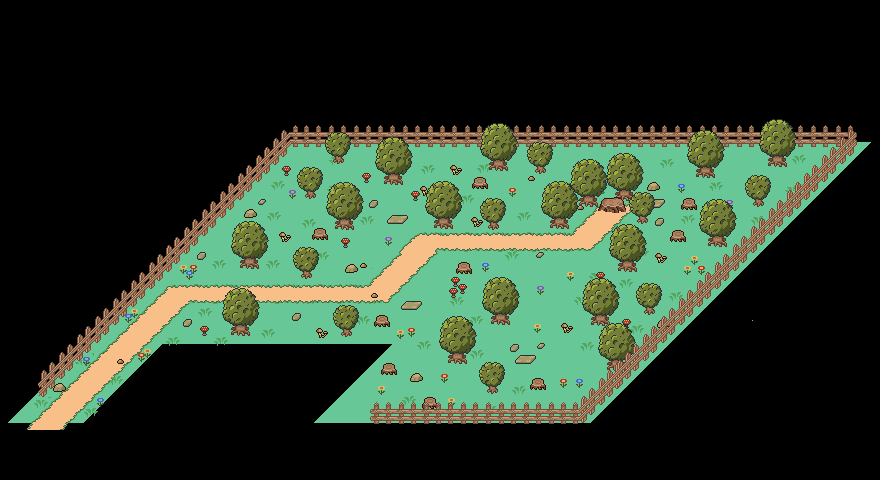

Tiled map render using the project's own tile images. Description and the map definition, with tile-layer contents summarised, below:
An orthogonal 55x30 tile map with 16x16 px tiles, 37 tile layers (Tree10, Stump1, Stump2, Stump3, ...), 2 image layers.

<map version="1.10" tiledversion="1.11.2" orientation="orthogonal" renderorder="right-down" width="55" height="30" tilewidth="16" tileheight="16" infinite="0" nextlayerid="50" nextobjectid="1">
 <editorsettings>
  <export target="../../OneDrive/Документы/Forest.tmx" format="tmx" />
 </editorsettings>
 <tileset firstgid="1" source="forest.tsx" />
 <imagelayer id="49" name="Bg" offsetx="-608" offsety="0">
  <image source="garden_map2.png" width="1557" height="541" />
 </imagelayer>
 <layer id="18" name="Tree10" width="55" height="30" offsetx="375" offsety="-143">
  <data>[1650 cells, 12 non-empty, 12 distinct tile ids]</data>
 </layer>
 <group id="37" name="Stumps">
  <layer id="38" name="Stump1" width="55" height="30" offsetx="3" offsety="-2">
   <data>[1650 cells, 4 non-empty, 4 distinct tile ids]</data>
  </layer>
  <layer id="39" name="Stump2" width="55" height="30" offsetx="163.333" offsety="-53">
   <data>[1650 cells, 4 non-empty, 4 distinct tile ids]</data>
  </layer>
  <layer id="40" name="Stump3" width="55" height="30" offsetx="147.333" offsety="32.6667">
   <data>[1650 cells, 4 non-empty, 4 distinct tile ids]</data>
  </layer>
  <layer id="41" name="Stump4" width="55" height="30" offsetx="65.3333" offsety="85">
   <data>[1650 cells, 4 non-empty, 4 distinct tile ids]</data>
  </layer>
  <layer id="42" name="Stump5" width="55" height="30" offsetx="72" offsety="133.333">
   <data>[1650 cells, 4 non-empty, 4 distinct tile ids]</data>
  </layer>
  <layer id="43" name="Stump6" width="55" height="30" offsetx="113" offsety="167">
   <data>[1650 cells, 4 non-empty, 4 distinct tile ids]</data>
  </layer>
  <layer id="44" name="Stump7" width="55" height="30" offsetx="221.333" offsety="148.333">
   <data>[1650 cells, 4 non-empty, 4 distinct tile ids]</data>
  </layer>
  <layer id="45" name="Stump8" width="55" height="30" offsetx="361" offsety="-5.68434e-14">
   <data>[1650 cells, 4 non-empty, 4 distinct tile ids]</data>
  </layer>
  <layer id="46" name="Stump9" width="55" height="30" offsetx="372.333" offsety="-32">
   <data>[1650 cells, 4 non-empty, 4 distinct tile ids]</data>
  </layer>
  <layer id="47" name="BigStump" width="55" height="30" offsetx="372.879" offsety="-39.0909">
   <data>[1650 cells, 4 non-empty, 4 distinct tile ids]</data>
  </layer>
 </group>
 <group id="8" name="Trees">
  <layer id="6" name="Tree1" width="55" height="30" offsetx="-9" offsety="-8.67">
   <data>[1650 cells, 12 non-empty, 12 distinct tile ids]</data>
  </layer>
  <layer id="10" name="Tree2" width="55" height="30" offsetx="0.0606061" offsety="-75.1548">
   <data>[1650 cells, 12 non-empty, 12 distinct tile ids]</data>
  </layer>
  <layer id="11" name="Tree3" width="55" height="30" offsetx="95.3333" offsety="-114.667">
   <data>[1650 cells, 12 non-empty, 12 distinct tile ids]</data>
  </layer>
  <layer id="13" name="Tree5" width="55" height="30" offsetx="194" offsety="-115.667">
   <data>[1650 cells, 12 non-empty, 12 distinct tile ids]</data>
  </layer>
  <layer id="14" name="Tree6" width="55" height="30" offsetx="208" offsety="20.6667">
   <data>[1650 cells, 12 non-empty, 12 distinct tile ids]</data>
  </layer>
  <layer id="15" name="Tree7" width="55" height="30" offsetx="251" offsety="-19">
   <data>[1650 cells, 12 non-empty, 12 distinct tile ids]</data>
  </layer>
  <layer id="17" name="Tree9" width="55" height="30" offsetx="339" offsety="-137.333">
   <data>[1650 cells, 12 non-empty, 12 distinct tile ids]</data>
  </layer>
  <layer id="16" name="Tree8" width="55" height="30" offsetx="310.333" offsety="-115.333">
   <data>[1650 cells, 12 non-empty, 12 distinct tile ids]</data>
  </layer>
  <layer id="20" name="Tree12" width="55" height="30" offsetx="468" offsety="-97">
   <data>[1650 cells, 12 non-empty, 12 distinct tile ids]</data>
  </layer>
  <layer id="21" name="Tree13" width="55" height="30" offsetx="378" offsety="-72.6667">
   <data>[1650 cells, 12 non-empty, 12 distinct tile ids]</data>
  </layer>
  <layer id="22" name="Tree14" width="55" height="30" offsetx="351.667" offsety="-18.6667">
   <data>[1650 cells, 12 non-empty, 12 distinct tile ids]</data>
  </layer>
  <layer id="23" name="Tree15" width="55" height="30" offsetx="367.667" offsety="27.3333">
   <data>[1650 cells, 12 non-empty, 12 distinct tile ids]</data>
  </layer>
  <layer id="24" name="SmallTree1" width="55" height="30" offsetx="4" offsety="-6">
   <data>[1650 cells, 21 non-empty, 11 distinct tile ids]</data>
  </layer>
  <layer id="25" name="SmallTree2" width="55" height="30" offsetx="-36" offsety="-64.3333">
   <data>[1650 cells, 21 non-empty, 11 distinct tile ids]</data>
  </layer>
  <layer id="26" name="SmallTree3" width="55" height="30" offsetx="-32" offsety="-144.333">
   <data>[1650 cells, 21 non-empty, 11 distinct tile ids]</data>
  </layer>
  <layer id="27" name="SmallTree4" width="55" height="30" offsetx="151.667" offsety="-113.667">
   <data>[1650 cells, 21 non-empty, 11 distinct tile ids]</data>
  </layer>
  <layer id="28" name="SmallTree5" width="55" height="30" offsetx="150" offsety="51">
   <data>[1650 cells, 21 non-empty, 11 distinct tile ids]</data>
  </layer>
  <layer id="29" name="SmallTree6" width="55" height="30" offsetx="300.667" offsety="-119">
   <data>[1650 cells, 21 non-empty, 11 distinct tile ids]</data>
  </layer>
  <layer id="30" name="SmallTree7" width="55" height="30" offsetx="307" offsety="-28.6667">
   <data>[1650 cells, 21 non-empty, 11 distinct tile ids]</data>
  </layer>
  <layer id="31" name="SmallTree8" width="55" height="30" offsetx="416.333" offsety="-136">
   <data>[1650 cells, 21 non-empty, 11 distinct tile ids]</data>
  </layer>
 </group>
 <imagelayer id="5" name="garden_map4" offsetx="-608" offsety="0">
  <image source="garden_map4.png" width="1557" height="541" />
 </imagelayer>
 <group id="48" name="Trees2">
  <layer id="34" name="Tree17" width="55" height="30" offsetx="528.333" offsety="-177.667">
   <data>[1650 cells, 12 non-empty, 12 distinct tile ids]</data>
  </layer>
  <layer id="33" name="Tree16" width="55" height="30" offsetx="249.667" offsety="-173.667">
   <data>[1650 cells, 12 non-empty, 12 distinct tile ids]</data>
  </layer>
  <layer id="12" name="Tree4" width="55" height="30" offsetx="144.333" offsety="-159.333">
   <data>[1650 cells, 12 non-empty, 12 distinct tile ids]</data>
  </layer>
  <layer id="19" name="Tree11" width="55" height="30" offsetx="456" offsety="-166.667">
   <data>[1650 cells, 12 non-empty, 12 distinct tile ids]</data>
  </layer>
  <layer id="32" name="SmallTree9" width="55" height="30" offsetx="-4" offsety="-179.333">
   <data>[1650 cells, 21 non-empty, 11 distinct tile ids]</data>
  </layer>
  <layer id="35" name="SmallTree10" width="55" height="30" offsetx="198.75" offsety="-169.833">
   <data>[1650 cells, 21 non-empty, 11 distinct tile ids]</data>
  </layer>
 </group>
</map>